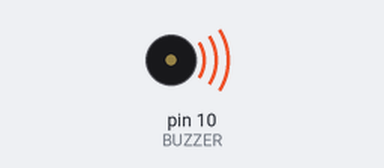
This sketch was run on a simulated Arduino Uno, built with avr-gcc and run on an emulated ATmega328P. On the bench: buzzer (waves = sounding).

Above: at 0.1 s.
At 1.1 s:
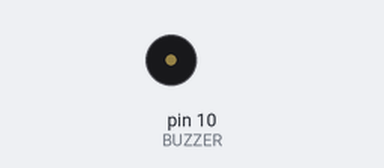
Timing chart, 0 to 2.6 s (numbered marks = the images above):
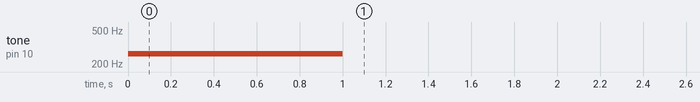

The sketch:

Buzzer_test.ino
```cpp
const int BUZZER = 10;


void setup() {
  tone (BUZZER, 262);
  delay(1000);
  noTone(BUZZER);
}

void loop() {

}
```
